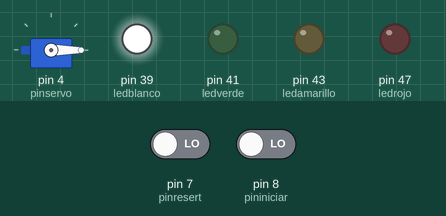
The sketch below on a simulated Arduino Mega 2560, built with avr-gcc and run on an emulated ATmega2560. Shown: servo, output pins drawn as LEDs (lit = HIGH). The test bench sets the inputs (shaded band); at power-on: pin 8 (pininiciar) LOW, pin 7 (pinresert) LOW.

Above: at 1.2 s.
1.3 s: pin 8 (pininiciar) driven HIGH
At 4.0 s:
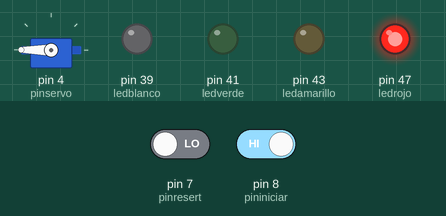
4.3 s: pin 7 (pinresert) driven HIGH
At 4.8 s:
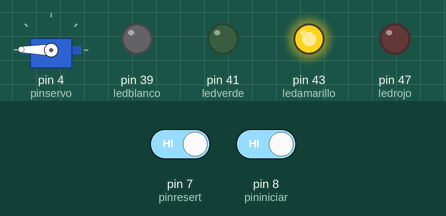
5.8 s: pin 8 (pininiciar) driven LOW
At 6.25 s:
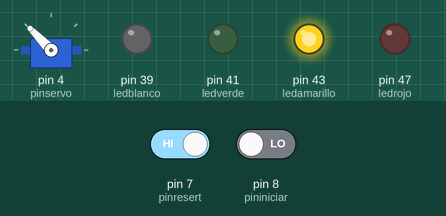
Timing chart, 0 to 9.1 s (numbered marks = the images above; inputs shaded):
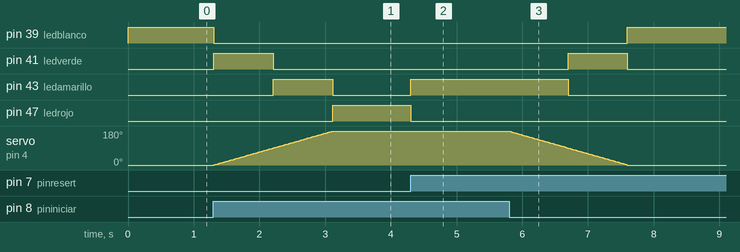

The sketch:

servocontrol.ino
```cpp
#include <Servo.h>// se llama a la libreria de servo

Servo motoservo; //se define la variable del motor
int pinservo = 4; // variable pin del servo
int pininiciar = 8; // variable del pin para eñ boton para inicar el movimiento del servo
int pinresert = 7; // variable del pin para el boton de regresar al angulo inicial
int angulo = 0; // angulo inicial del motor
int angulomaximo = 180; // angulo maximo del motor
int estado1 = 0; // estado del primer boton
int estado2 = 0; // estado del segundo boton
int ledblanco = 39; // los leds que se usan para indicar la posicion del motor
int ledverde = 41;
int ledamarillo = 43;
int ledrojo = 47;

void setup() {
  motoservo.attach(pinservo); // definimos que el motor va a estar en el pin
  pinMode(pininiciar, INPUT); // el pininiciar sera de entrada
  pinMode(pinresert, INPUT); // igual de entrada
  motoservo.write(angulo); // el motor al inicar se pondra a el angulo 0
  pinMode(ledblanco, OUTPUT); // se ponen los leds como salida en los pines aclarados
  pinMode(ledverde, OUTPUT);
  pinMode(ledamarillo, OUTPUT);
  pinMode(ledrojo, OUTPUT);
}

void loop() {
  estado1 = digitalRead(pininiciar); // se le el estado de los botones
  estado2 = digitalRead(pinresert);
  if(estado1 == HIGH){ // esta funcion hace que cuando se apriete el primer boton el motor aumente de angulo
    angulo++;
    if(angulo >= angulomaximo){
      angulo = angulomaximo;
    }
  }
  if(estado2 == HIGH){ // Esta funcion hace que cuando se apriete el segundo boton el motor disminuya de angulo
    angulo--;
    if(angulo <=0){
      angulo = 0;
    }
  }
  motoservo.write(angulo); // Se escribe en el motor el angulo
  if(angulo == 0){ // si el angulo es 0 se prende un led pero se apagan los demas
    digitalWrite(ledblanco, HIGH);
    digitalWrite(ledverde, LOW);
    digitalWrite(ledamarillo, LOW);
    digitalWrite(ledrojo, LOW);
  }
  if (angulo > 0 && angulo < 90) { // si el angulo es mayor a 0 y menor a 90 se prende otro led pero se apagan los demas
    digitalWrite(ledblanco, LOW);
    digitalWrite(ledverde, HIGH);
    digitalWrite(ledamarillo, LOW);
    digitalWrite(ledrojo, LOW);

  }
  if (angulo > 90 &&  angulo < 180) { // si el angulo es mayor a 90 pero menor a 180 se otro led pero se apagan los demas
    digitalWrite(ledblanco, LOW);
    digitalWrite(ledverde, LOW);
    digitalWrite(ledamarillo, HIGH);
    digitalWrite(ledrojo, LOW);

  }
  if (angulo == 180) { // si el angulo es 180 se prende otro led pero se apagan los demas
    digitalWrite(ledblanco, LOW);
    digitalWrite(ledverde, LOW);
    digitalWrite(ledamarillo, LOW);
    digitalWrite(ledrojo, HIGH);
  }
  delay(10);
}
```

Measured:
- after the input at 1.3 s, pin 39 (ledblanco): HIGH → LOW at once; pin 41 (ledverde): LOW → HIGH at once, → LOW 0.91 s later; pin 43 (ledamarillo): LOW → HIGH after 0.91 s, → LOW 0.90 s later; pin 47 (ledrojo): LOW → HIGH after 1.8 s; servo on pin 4 (pinservo): moves from 0° to 180° over 1.8 s, starting at once
- after the input at 4.3 s, pin 43 (ledamarillo): LOW → HIGH at once; pin 47 (ledrojo): HIGH → LOW at once; servo on pin 4 (pinservo): 180° → 179° at once
- after the input at 5.8 s, pin 39 (ledblanco): LOW → HIGH after 1.8 s; pin 41 (ledverde): LOW → HIGH after 0.90 s, → LOW 0.90 s later; pin 43 (ledamarillo): HIGH → LOW after 0.90 s; servo on pin 4 (pinservo): moves from 179° to 0° over 1.8 s, starting at once
